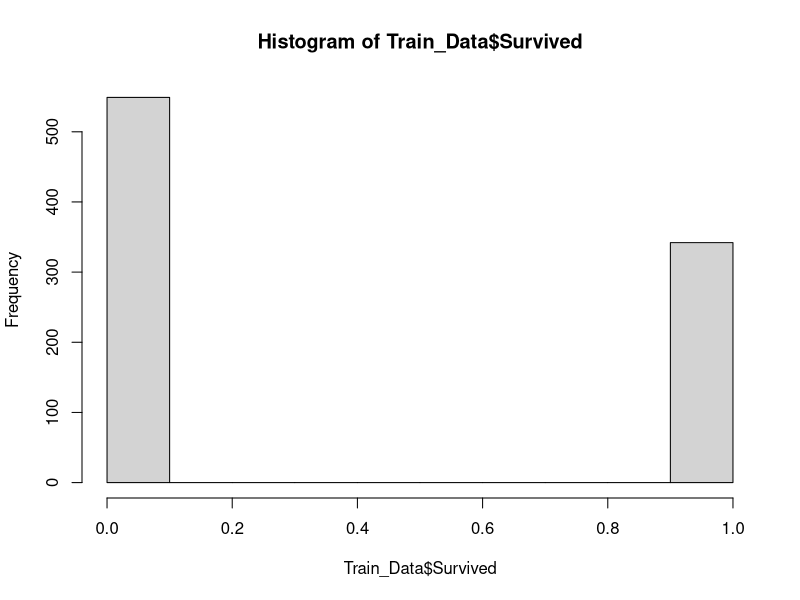

Write R code to recreate this figure. (Note: this script raises an error after producing the figure.)
##################################
###------- Import Data --------###
##################################
Train_Data <- read.csv("train.csv", stringsAsFactors = F)
Test_Data  <- read.csv("test.csv", stringsAsFactors = F)

Test_Data$Survived <- NA

##################################
###------ Exploring Data ------###
##################################
cat("Dataset shape:(", dim(Train_Data),")")
cat("Dataset shape:(", dim(Test_Data),")")

print("Data stucture:")
str(Train_Data)
str(Test_Data)

names(Train_Data)
names(Test_Data)

summary(Train_Data)
summary(Test_Data)

hist(Train_Data$Survived)

print("Missing or null values column wise")
sapply(Train_Data,function(x) sum(is.na(x)))
sapply(Test_Data,function(x) sum(is.na(x)))

NA_Cols <- which(colSums(is.na(Train_Data)) > 0)
sort(colSums(sapply(Train_Data[NA_Cols], is.na)), decreasing = TRUE)
cat('There are', length(NA_Cols), 'columns with missing values')

NA_Cols_t <- which(colSums(is.na(Test_Data)) > 0)
sort(colSums(sapply(Test_Data[NA_Cols_t], is.na)), decreasing = TRUE)
cat('There are', length(NA_Cols_t), 'columns with missing values')

##################################
###---- Analyzing features ----###
##################################
pclass_target <-Train_Data %>% 
  group_by(Pclass) %>%
  summarize(mean_survived = mean(Survived)) %>%
  arrange(desc(mean_survived))

Sex_target <-Train_Data %>% 
  group_by(Sex) %>%
  summarize(mean_survived = mean(Survived)) %>%
  arrange(desc(mean_survived))

SibSp_target <-Train_Data %>% 
  group_by(SibSp) %>%
  summarize(mean_survived = mean(Survived)) %>%
  arrange(desc(mean_survived))

Parch_target <-Train_Data %>% 
  group_by(Parch) %>%
  summarize(mean_survived = mean(Survived)) %>%
  arrange(desc(mean_survived))

take.off_target <- Train_Data %>% 
  group_by(take.off) %>%
  summarize(mean_survived = mean(Survived)) %>%
  arrange(desc(mean_survived))

ggplot(Data, aes(x=Age, fill=factor(Survived))) + 
  geom_histogram(alpha=0.5, bins=20) + 
  facet_grid(Pclass~.) + 
  labs(x="Age", y="Count") + 
  theme_bw()

##################################
###------ Cleaning Data -------###
##################################
Data <- Train_Data[, !(colnames(Train_Data) %in% c("PassengerId","Ticket", "Cabin"))]
Test_Data <- Test_Data[, !(colnames(Test_Data) %in% c("Ticket", "Cabin"))]

# Data <- rbind(Train_Data, Test_Data)

# rm(Train_Data)
# rm(Test_Data)

# Grab title from passengers names
Data$Title <- gsub('(.*, )|(\\..*)', '', Data$Name)
Test_Data$Title <- gsub('(.*, )|(\\..*)', '', Test_Data$Name)

table(Data$Sex, Data$Title)

Rare_Title <- c('Dona', 'Lady', 'the Countess','Capt', 'Col', 
                'Don', 'Dr', 'Major', 'Rev', 'Sir', 'Jonkheer')

Data$Title[Data$Title == 'Mlle'] <- 'Miss' 
Data$Title[Data$Title == 'Ms'] <- 'Miss'
Data$Title[Data$Title == 'Mme'] <- 'Mrs' 
Data$Title[Data$Title %in% Rare_Title]  <- 'Rare Title'

Test_Data$Title[Test_Data$Title == 'Mlle'] <- 'Miss' 
Test_Data$Title[Test_Data$Title == 'Ms'] <- 'Miss'
Test_Data$Title[Test_Data$Title == 'Mme'] <- 'Mrs' 
Test_Data$Title[Test_Data$Title %in% Rare_Title]  <- 'Rare Title'

# Show title counts by sex
table(Data$Sex, Data$Title)

Data$Title <- as.integer(factor(Data$Title))
Test_Data$Title <- as.integer(factor(Test_Data$Title))

Data <- Data[, !(colnames(Data) %in% c("Name"))]
Test_Data <- Test_Data[, !(colnames(Test_Data) %in% c("Name", "Survived"))]

Data$Sex <- as.integer(factor(Data$Sex))
Test_Data$Sex <- as.integer(factor(Test_Data$Sex))

Data$Age <- as.integer(Data$Age)
Test_Data$Age <- as.integer(Test_Data$Age)

Data$Family_Size <- Data$SibSp + Data$Parch + 1
Test_Data$Family_Size <- Test_Data$SibSp + Test_Data$Parch + 1

Data <- Data[, !(colnames(Data) %in% c("SibSp","Parch"))]
Test_Data <- Test_Data[, !(colnames(Test_Data) %in% c("SibSp","Parch"))]

mode_value <- names(which.max(table(Data$take.off)))
Data$take.off <- ifelse(is.na(Data$take.off), mode_value, Data$take.off)

Data$take.off <- as.integer(factor(Data$take.off))



mode_value <- names(which.max(table(Test_Data$take.off)))
Test_Data$take.off <- ifelse(is.na(Test_Data$take.off), mode_value, Test_Data$take.off)

Test_Data$take.off <- as.integer(factor(Test_Data$take.off))

# Set a random seed
set.seed(129)

# Perform mice imputation, excluding certain less-than-useful variables:
mice_model <- mice(Data, method='rf')

Data <- complete(mice_model)

# Set a random seed
set.seed(129)

# Perform mice imputation, excluding certain less-than-useful variables:
mice_model_t <- mice(Test_Data, method='rf')

Test_Data <- complete(mice_model_t)


set.seed(754)


# Build the model (note: not all possible variables are used)
rf_model <- randomForest(factor(Survived) ~ Pclass + Sex + Age + 
                           Fare + take.off + Title + 
                           Family_Size, data = Data)

split <- sample.split(Data, SplitRatio = 0.7)
train_cl <- subset(Data, split == "TRUE")
test_cl <- subset(Data, split == "FALSE")

knn_model <- knn(train = Data, test = Test_Data, cl = Data$Survived, k = 4)

# Show model error
plot(rf_model, ylim=c(0,0.36))
legend('topright', colnames(rf_model$err.rate), col=1:3, fill=1:3)

prediction <- predict(rf_model, Test_Data)


# Save the solution to a dataframe with two columns: PassengerId and Survived (prediction)
solution <- data.frame(PassengerID = Test_Data$PassengerId, Survived = prediction)
solution_knn <- data.frame(PassengerID = Test_Data$PassengerId, Survived = knn_model)

# Write the solution to file
write.csv(solution, file = 'rf_mod_Solution.csv', row.names = F)
write.csv(solution_knn, file = 'knn_model_Solution.csv', row.names = F)



Train <- Data[1:891,]
Test <- Data[892:1309,]

